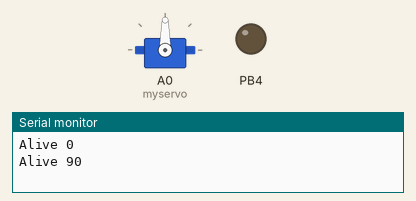
Bench run of a sketch on a simulated ATtiny85, built with avr-gcc and run on an emulated ATtiny85. Shown: servo, output pins drawn as LEDs (lit = HIGH), the last lines printed to the serial monitor. At 6.2 s the program stops and its outputs stay as they are.

Above: at 0.3 s.
At 6.3 s:
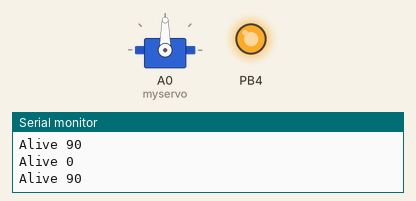
Timing chart, 0 to 7.7 s (numbered marks = the images above):
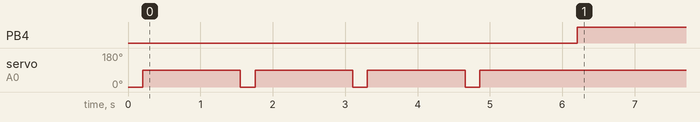

The sketch:

SoftwareServoTest.ino
```cpp
#include <SoftwareServo.h>

SoftwareServo myservo;  // create servo object to control a servo

int potpin = 0;  // analog pin used to connect the potentiometer
int val;    // variable to read the value from the analog pin

void setup()
{
  pinMode(9, OUTPUT);
  pinMode(10, OUTPUT);
  pinMode(A2, OUTPUT);
  myservo.attach(A0);  // attaches the servo on pin 2 to the servo object
  Serial.begin(9600);
  analogWrite(9, 0);
  analogWrite(10, 0);
  digitalWrite(A2, LOW);
}

#define SERVO_REFRESH 50

void loop()
{
  for (int i = 1; i < 5; i++)
  {
  Serial.println("Alive 0");
  myservo.write(0);                  // sets the servo position according to the scaled value
  delay(SERVO_REFRESH);                           // waits for the servo to get there
  SoftwareServo::refresh();
  delay(SERVO_REFRESH);                           // waits for the servo to get there
  SoftwareServo::refresh();
  delay(SERVO_REFRESH);                           // waits for the servo to get there
  SoftwareServo::refresh();
  delay(SERVO_REFRESH);                           // waits for the servo to get there
  SoftwareServo::refresh();
//  delay(SERVO_REFRESH);                           // waits for the servo to get there
//  SoftwareServo::refresh();
//  delay(SERVO_REFRESH);                           // waits for the servo to get there
//  SoftwareServo::refresh();
  Serial.println("Alive 90");
  myservo.write(90);                  // sets the servo position according to the scaled value
  delay(1000);
  delay(SERVO_REFRESH);                           // waits for the servo to get there
  SoftwareServo::refresh();
  delay(SERVO_REFRESH);                           // waits for the servo to get there
  SoftwareServo::refresh();
  delay(SERVO_REFRESH);                           // waits for the servo to get there
  SoftwareServo::refresh();
  delay(SERVO_REFRESH);                           // waits for the servo to get there
  SoftwareServo::refresh();
  delay(SERVO_REFRESH);                           // waits for the servo to get there
  SoftwareServo::refresh();
  delay(SERVO_REFRESH);                           // waits for the servo to get there
  SoftwareServo::refresh();
  delay(SERVO_REFRESH);                           // waits for the servo to get there
  SoftwareServo::refresh();
//  SoftwareServo::refresh();
//  Serial.println("Alive 1");
//  myservo.write(179);                  // sets the servo position according to the scaled value
//  delay(SERVO_REFRESH);
//  SoftwareServo::refresh();
//  Serial.println("Alive 1");
//  myservo.write(90);                  // sets the servo position according to the scaled value
//  delay(SERVO_REFRESH);
//  SoftwareServo::refresh();
//  delay(1000);
}
  while(1)
  {
    analogWrite(9, 20);
    digitalWrite(A2, HIGH);
  }
}
```

Measured:
- by itself, PB4: LOW → HIGH at 6.2 s
- by itself, servo on A0 (myservo): alternates 90° for 1.4 s and 0° for 0.20 s, 7 changes in all, then stays 90°
